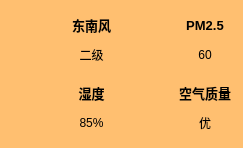
       <widget class="QWidget" name="widgetMiddle" native="true">
        <property name="styleSheet">
         <string notr="true"> 
background-color: rgb(255, 191, 112);
border-radius:18px;</string>
        </property>
        <layout class="QGridLayout" name="gridLayout">
         <property name="leftMargin">
          <number>12</number>
         </property>
         <property name="topMargin">
          <number>10</number>
         </property>
         <property name="rightMargin">
          <number>12</number>
         </property>
         <property name="bottomMargin">
          <number>10</number>
         </property>
         <property name="spacing">
          <number>8</number>
         </property>
         <item row="0" column="1">
          <layout class="QHBoxLayout" name="horizontalLayout_2" stretch="1,3">
           <property name="spacing">
            <number>0</number>
           </property>
           <item>
            <widget class="QLabel" name="labelPM25Icon">
             <property name="minimumSize">
              <size>
               <width>60</width>
               <height>60</height>
              </size>
             </property>
             <property name="maximumSize">
              <size>
               <width>60</width>
               <height>60</height>
              </size>
             </property>
             <property name="text">
              <string/>
             </property>
             <property name="pixmap">
              <pixmap resource="res.qrc">:/weathercondition/kongqizhiliang.png</pixmap>
             </property>
             <property name="scaledContents">
              <bool>true</bool>
             </property>
            </widget>
           </item>
           <item>
            <layout class="QVBoxLayout" name="verticalLayout_2">
             <item>
              <widget class="QLabel" name="labelPM25">
               <property name="font">
                <font>
                 <pointsize>10</pointsize>
                 <weight>75</weight>
                 <bold>true</bold>
                </font>
               </property>
               <property name="text">
                <string>PM2.5</string>
               </property>
               <property name="alignment">
                <set>Qt::AlignCenter</set>
               </property>
              </widget>
             </item>
             <item>
              <widget class="QLabel" name="labelPM25V">
               <property name="text">
                <string>60</string>
               </property>
               <property name="alignment">
                <set>Qt::AlignCenter</set>
               </property>
              </widget>
             </item>
            </layout>
           </item>
          </layout>
         </item>
         <item row="1" column="1">
          <layout class="QHBoxLayout" name="horizontalLayout_3" stretch="1,3">
           <property name="spacing">
            <number>0</number>
           </property>
           <item>
            <widget class="QLabel" name="labelAirConditionIcon">
             <property name="minimumSize">
              <size>
               <width>60</width>
               <height>60</height>
              </size>
             </property>
             <property name="maximumSize">
              <size>
               <width>60</width>
               <height>60</height>
              </size>
             </property>
             <property name="text">
              <string/>
             </property>
             <property name="pixmap">
              <pixmap resource="res.qrc">:/weathercondition/shuye.png</pixmap>
             </property>
             <property name="scaledContents">
              <bool>true</bool>
             </property>
            </widget>
           </item>
           <item>
            <layout class="QVBoxLayout" name="verticalLayout_3">
             <item>
              <widget class="QLabel" name="labelAir">
               <property name="font">
                <font>
                 <pointsize>10</pointsize>
                 <weight>75</weight>
                 <bold>true</bold>
                </font>
               </property>
               <property name="text">
                <string>空气质量</string>
               </property>
               <property name="alignment">
                <set>Qt::AlignCenter</set>
               </property>
              </widget>
             </item>
             <item>
              <widget class="QLabel" name="labelAirValue">
               <property name="text">
                <string>优</string>
               </property>
               <property name="alignment">
                <set>Qt::AlignCenter</set>
               </property>
              </widget>
             </item>
            </layout>
           </item>
          </layout>
         </item>
         <item row="1" column="0">
          <layout class="QHBoxLayout" name="horizontalLayout_4" stretch="1,3">
           <property name="spacing">
            <number>0</number>
           </property>
           <item>
            <widget class="QLabel" name="FXIcon_4">
             <property name="minimumSize">
              <size>
               <width>60</width>
               <height>60</height>
              </size>
             </property>
             <property name="maximumSize">
              <size>
               <width>60</width>
               <height>60</height>
              </size>
             </property>
             <property name="text">
              <string/>
             </property>
             <property name="pixmap">
              <pixmap resource="res.qrc">:/weathercondition/shidu.png</pixmap>
             </property>
             <property name="scaledContents">
              <bool>true</bool>
             </property>
            </widget>
           </item>
           <item>
            <layout class="QVBoxLayout" name="verticalLayout_4">
             <item>
              <widget class="QLabel" name="labelHum">
               <property name="font">
                <font>
                 <pointsize>10</pointsize>
                 <weight>75</weight>
                 <bold>true</bold>
                </font>
               </property>
               <property name="text">
                <string>湿度</string>
               </property>
               <property name="alignment">
                <set>Qt::AlignCenter</set>
               </property>
              </widget>
             </item>
             <item>
              <widget class="QLabel" name="labelHumV">
               <property name="text">
                <string>85%</string>
               </property>
               <property name="alignment">
                <set>Qt::AlignCenter</set>
               </property>
              </widget>
             </item>
            </layout>
           </item>
          </layout>
         </item>
         <item row="0" column="0">
          <layout class="QHBoxLayout" name="horizontalLayout" stretch="1,0">
           <property name="spacing">
            <number>0</number>
           </property>
           <item>
            <widget class="QLabel" name="FXIcon">
             <property name="minimumSize">
              <size>
               <width>60</width>
               <height>60</height>
              </size>
             </property>
             <property name="maximumSize">
              <size>
               <width>60</width>
               <height>60</height>
              </size>
             </property>
             <property name="text">
              <string/>
             </property>
             <property name="pixmap">
              <pixmap resource="res.qrc">:/weathercondition/fengxiang (2).png</pixmap>
             </property>
             <property name="scaledContents">
              <bool>true</bool>
             </property>
            </widget>
           </item>
           <item>
            <layout class="QVBoxLayout" name="verticalLayout">
             <item>
              <widget class="QLabel" name="labelFx">
               <property name="font">
                <font>
                 <pointsize>10</pointsize>
                 <weight>75</weight>
                 <bold>true</bold>
                </font>
               </property>
               <property name="text">
                <string>东南风</string>
               </property>
               <property name="alignment">
                <set>Qt::AlignCenter</set>
               </property>
              </widget>
             </item>
             <item>
              <widget class="QLabel" name="labelFxValue">
               <property name="text">
                <string>二级</string>
               </property>
               <property name="alignment">
                <set>Qt::AlignCenter</set>
               </property>
              </widget>
             </item>
            </layout>
           </item>
          </layout>
         </item>
        </layout>
       </widget>
